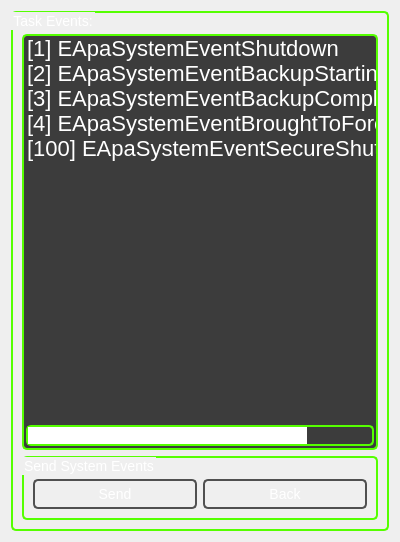
<?xml version="1.0" encoding="UTF-8"?>
<ui version="4.0">
 <class>Taskevent</class>
 <widget class="QWidget" name="Taskevent">
  <property name="geometry">
   <rect>
    <x>0</x>
    <y>0</y>
    <width>400</width>
    <height>542</height>
   </rect>
  </property>
  <property name="windowTitle">
   <string>Form</string>
  </property>
  <property name="styleSheet">
   <string notr="true">QWidget {
font-size: 14px;
}

QListWidget {
border: 2px solid gray;
border-radius: 5px;
border-color: rgb(85, 255, 0);
background: rgb(60, 60, 60);
color: white;
	selection-color: rgb(85, 255, 0);
	selection-background-color: rgb(90, 90, 90);
font-size: 22px;
}


QTextEdit {
border: 2px solid gray;
border-radius: 5px;
border-color: rgb(85, 255, 0);
background: rgb(60, 60, 60);
color: white;
	selection-color: rgb(85, 255, 0);
	selection-background-color: rgb(90, 90, 90);
}

QLabel {
background: none;
color: white;
}

QProgressBar {
color: white;
border: 2px solid  rgb(80, 80, 80);
text-align: center;
padding: 1px;
border-radius: 5px;
background: qradialgradient(cx: 0.5, cy: -0.5,
fx: 0.5, fy: -0.5,
radius: 1.35, stop: 0 #ddd, stop: 1 #111);
width: 30px;
height: 14px; 
}

QProgressBar::chunk {

border-radius: 3px;
background: qradialgradient(cx: 0.5, cy: -0.5,
fx: 0.5, fy: -0.5,
radius: 1.35, stop: 0.0 #fff, stop: 0.4999 #8f0,  stop: 0.5 #8f0, stop: 1.0 #050);
border: 1px solid rgb(0, 0, 0);
}

QGroupBox {
border: 2px solid;
border-radius: 5px;
border-color: rgb(85, 255, 0);
background: qradialgradient(cx: 0.5, cy: -0.5,
fx: 0.5, fy: -0.5,
radius: 1.35, stop: 0 #ddd, stop: 1 #111);
padding-top: 12px;
color: white;
selection-color: rgb(30, 30, 30);
}

QPushButton {
color: white;
border: 2px solid rgb(80, 80, 80);
border-radius: 5px;
padding: -2px;
background: qradialgradient(cx: 0.5, cy: -0.5,
fx: 0.5, fy: -0.5,
radius: 1.35, stop: 0 #ddd, stop: 1 #111);
min-width: 80px;
min-height: 30px;
}

QPushButton:hover {
border: 2px solid  rgb(160, 160, 160);
background: qradialgradient(cx: 0.5, cy: -0.5,
fx: 0.5, fy: -0.5,
radius: 1.35, stop: 0 #fff, stop: 1 #111);
}

 QPushButton:pressed {
color:  rgb(85, 255, 0);
border: 2px solid rgb(85, 255, 0);
background: qradialgradient(cx: 0.5, cy: -0.5,
fx: 0.5, fy: -0.5,
radius: 1.35, stop: 0 #fff, stop: 1 #111);
}

QMenu{
border: 2px solid rgb(85, 255, 0);
border-radius: 5px;
min-height:25px;
	selection-color: rgb(85, 255, 0);
	selection-background-color: rgb(90, 90, 90);
}




QScrollBar:horizontal {
border: 2px solid;
border-color: rgb(85,255,0);
border-radius: 5px;
background: rgb(60,60,60);
height: 25px;
margin: 2px 2px 2px 2px;
}
QScrollBar::handle:horizontal {
background: rgb(255,255,255);
min-width: 30px;
}
QScrollBar::add-line:horizontal {
background: none;
width: 20px;
subcontrol-position: right;
subcontrol-origin: margin;
}
QScrollBar::sub-line:horizontal {
background: none;
width: 20px;
subcontrol-position: left;
subcontrol-origin: margin;
}
QScrollBar:left-arrow:horizontal, QScrollBar::right-arrow:horizontal {
width: 3px;
height: 3px;
background: none;
}
QScrollBar::add-page:horizontal, QScrollBar::sub-page:horizontal {
background: none;
}



QScrollBar:vertical {
border: 2px solid;
border-color: rgb(85,255,0);
border-radius: 5px;
background: rgb(60,60,60);
width: 25px;
margin: 2px 2px 2px 2px;
}
QScrollBar::handle:vertical {
background: rgb(255,255,255);
min-height: 30px;
}
QScrollBar::add-line:vertical {
background: none;
height: 20px;
subcontrol-position: bottom;
subcontrol-origin: margin;
}
QScrollBar::sub-line:vertical {
background: none;
height: 20px;
subcontrol-position: top;
subcontrol-origin: margin;
}
QScrollBar:left-arrow:horizontal, QScrollBar::right-arrow:vertical {
width: 3px;
height: 3px;
background: none;
}
QScrollBar::add-page:horizontal, QScrollBar::sub-page:vertical {
background: none;
}</string>
  </property>
  <layout class="QGridLayout" name="gridLayout">
   <item row="0" column="0">
    <widget class="QGroupBox" name="groupBox_2">
     <property name="title">
      <string>Task Events:</string>
     </property>
     <layout class="QGridLayout" name="gridLayout_3">
      <item row="0" column="0">
       <widget class="QListWidget" name="listWidget">
        <item>
         <property name="text">
          <string>[1] EApaSystemEventShutdown</string>
         </property>
        </item>
        <item>
         <property name="text">
          <string>[2] EApaSystemEventBackupStarting</string>
         </property>
        </item>
        <item>
         <property name="text">
          <string>[3] EApaSystemEventBackupComplete</string>
         </property>
        </item>
        <item>
         <property name="text">
          <string>[4] EApaSystemEventBroughtToForeground</string>
         </property>
        </item>
        <item>
         <property name="text">
          <string>[100] EApaSystemEventSecureShutdown</string>
         </property>
        </item>
       </widget>
      </item>
      <item row="1" column="0">
       <widget class="QGroupBox" name="groupBox">
        <property name="title">
         <string>Send System Events</string>
        </property>
        <layout class="QGridLayout" name="gridLayout_2">
         <item row="0" column="0">
          <widget class="QPushButton" name="pushButtonSend">
           <property name="text">
            <string>Send</string>
           </property>
          </widget>
         </item>
         <item row="0" column="1">
          <widget class="QPushButton" name="pushButtonBack">
           <property name="text">
            <string>Back</string>
           </property>
          </widget>
         </item>
        </layout>
       </widget>
      </item>
     </layout>
    </widget>
   </item>
  </layout>
 </widget>
 <resources/>
 <connections/>
</ui>
